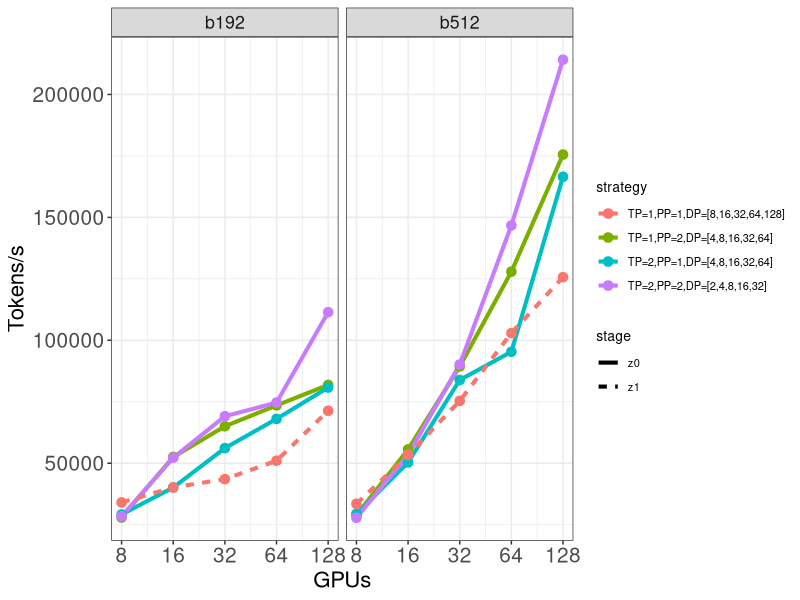
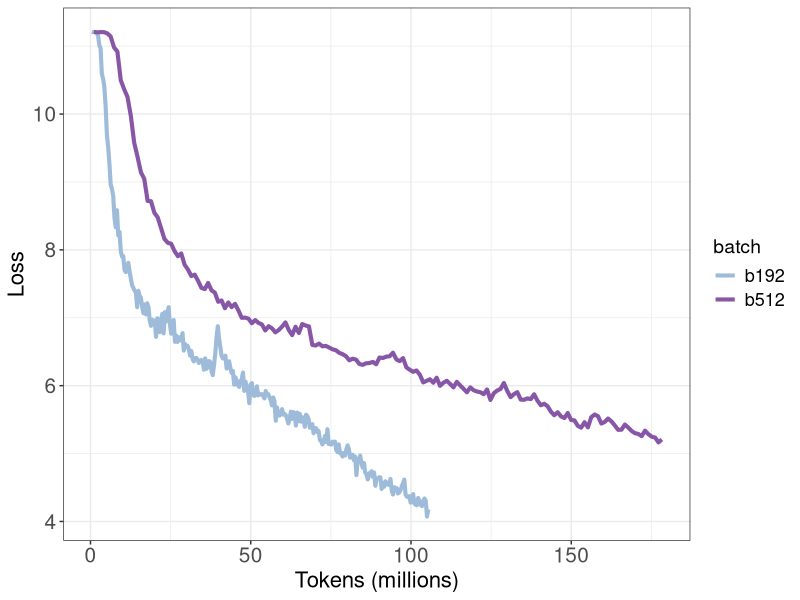
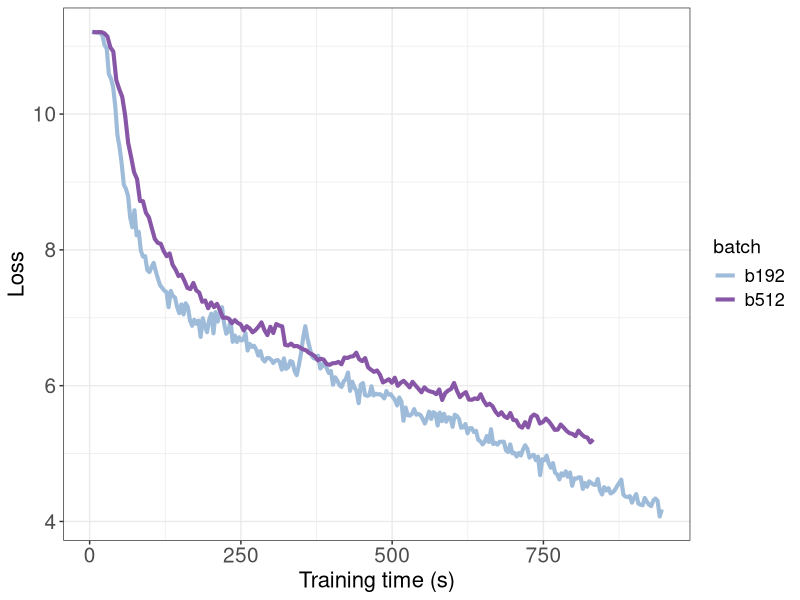
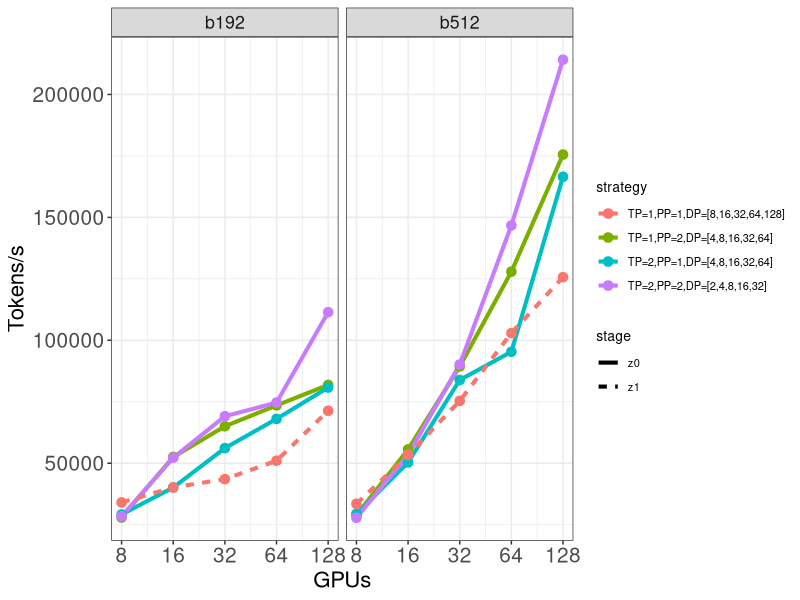
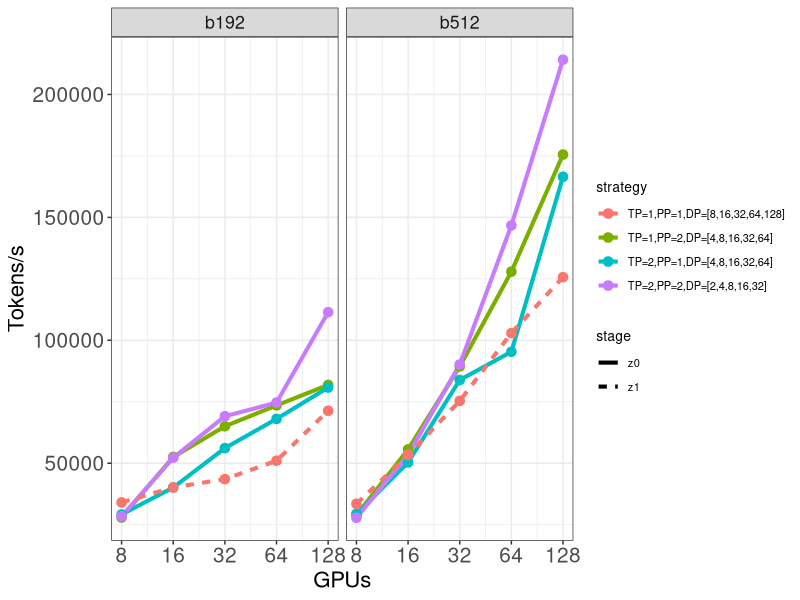
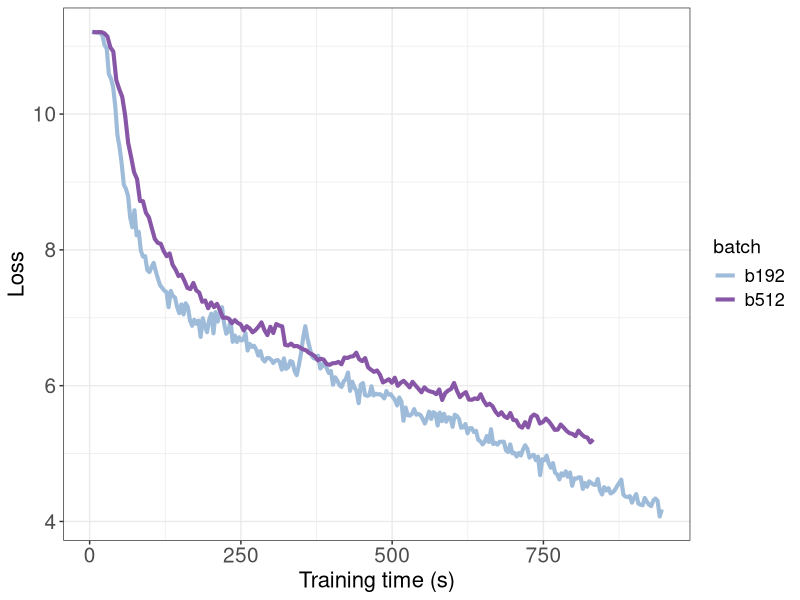

These charts were generated, in order, by the following R code:
## ---- chunk 1
library(ggplot2)
library(dplyr)
library(tidyverse)
library(lme4)
library(ggpubr)
library(scales)
## ---- chunk 2
df <- read.csv("../all_iters_w_dp.csv")
## ---- chunk 3
df1 <- df %>% group_by(stage, batch, ngpus, strategy) %>% summarise(ntokens_per_second = median(ntokens_per_second))
p <- ggplot(df1, aes(x=ngpus, y=ntokens_per_second, color=strategy)) +
  geom_line(aes(linetype=stage), size=1.4)+
  geom_point(size=2.9) +
  facet_wrap(batch ~ .) +
  theme_bw(base_size = 11) +
  theme(axis.text.x=element_text(size=15),
        axis.text.y=element_text(size=15),
        legend.title = element_text(size=10),
        legend.text = element_text(size=8),
        legend.position="right",
        legend.box = "vertical",
        text = element_text(size = 16)) +
  scale_x_continuous(labels=c(8, 16, 32, 64, 128), breaks=c(8, 16, 32, 64, 128), trans='log10') +
  # scale_color_manual(values=c('#1b9e77','#d95f02', '#7570b3', '#e7298a')) +
  ylab("Tokens/s") +
  xlab("GPUs")
## ---- chunk 4
p
## ---- chunk 5
ggsave("parallelism_w_dp.png", plot = p, width = 12, height = 7, bg="white")
## ---- chunk 6
df
## ---- chunk 7
df2 <- filter(df, stage == "z0" & TP == 2 & PP == 2 & ngpus == 128)
df3 <- df2 %>% group_by(batch) %>% summarise(ntokens_per_second = median(ntokens_per_second),
                                     consumed_tokens = consumed_tokens,
                                     loss = loss)
p_l <- ggplot(df3, aes(x=consumed_tokens, y=loss, color=batch)) +
  geom_line(size=1.4)+
  theme_bw(base_size = 11) +
  theme(axis.text.x=element_text(size=15),
        axis.text.y=element_text(size=15),
        legend.title = element_text(size=14),
        legend.text = element_text(size=13),
        text = element_text(size = 16)) +
  scale_x_continuous(labels = label_number(unit = "M", scale = 1e-6)) +
  scale_color_manual(values=c('#9ebcda','#8856a7')) +
  ylab("Loss") +
  xlab("Tokens (millions)")
## ---- chunk 8
p_l
## ---- chunk 9
ggsave("loss.png", plot = p, width = 12, height = 7, bg="white")
## ---- chunk 10
df3$training_time = df3$consumed_tokens / df3$ntokens_per_second
p_t <- ggplot(df3, aes(x=training_time, y=loss, color=batch)) +
  geom_line(size=1.4)+
  theme_bw(base_size = 11) +
  theme(axis.text.x=element_text(size=15),
        axis.text.y=element_text(size=15),
        legend.title = element_text(size=14),
        legend.text = element_text(size=13),
        text = element_text(size = 16)) +
  # scale_x_continuous(labels = label_number(unit = "M", scale = 1e-6)) +
  scale_color_manual(values=c('#9ebcda','#8856a7')) +
  ylab("Loss") +
  xlab("Training time (s)")
## ---- chunk 11
p_t
## ---- chunk 12
ggsave("loss_training_time.png", plot = p_t, width = 12, height = 7, bg="white")
